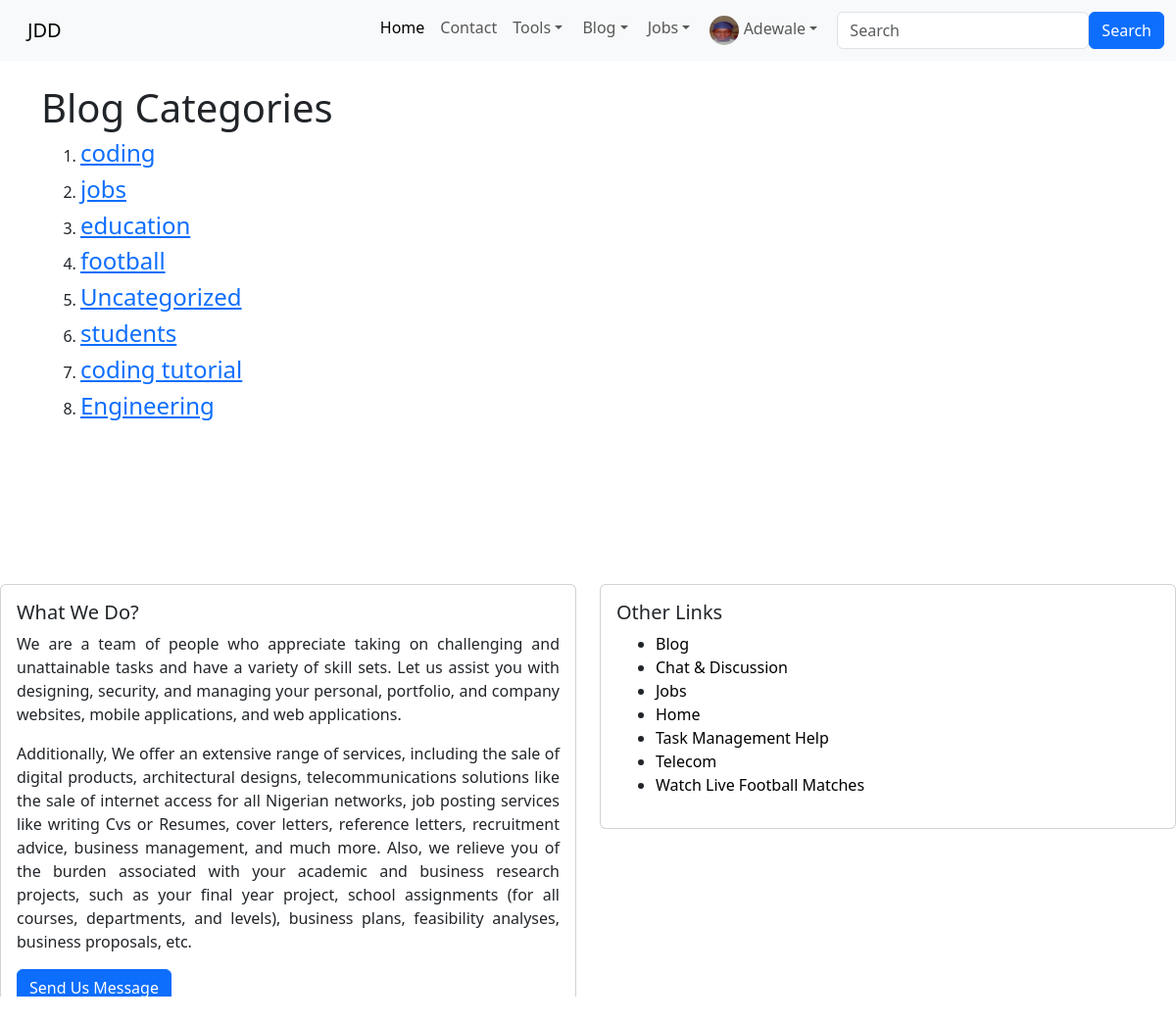
Page /view_category/ (signed in) on the earlier database version.
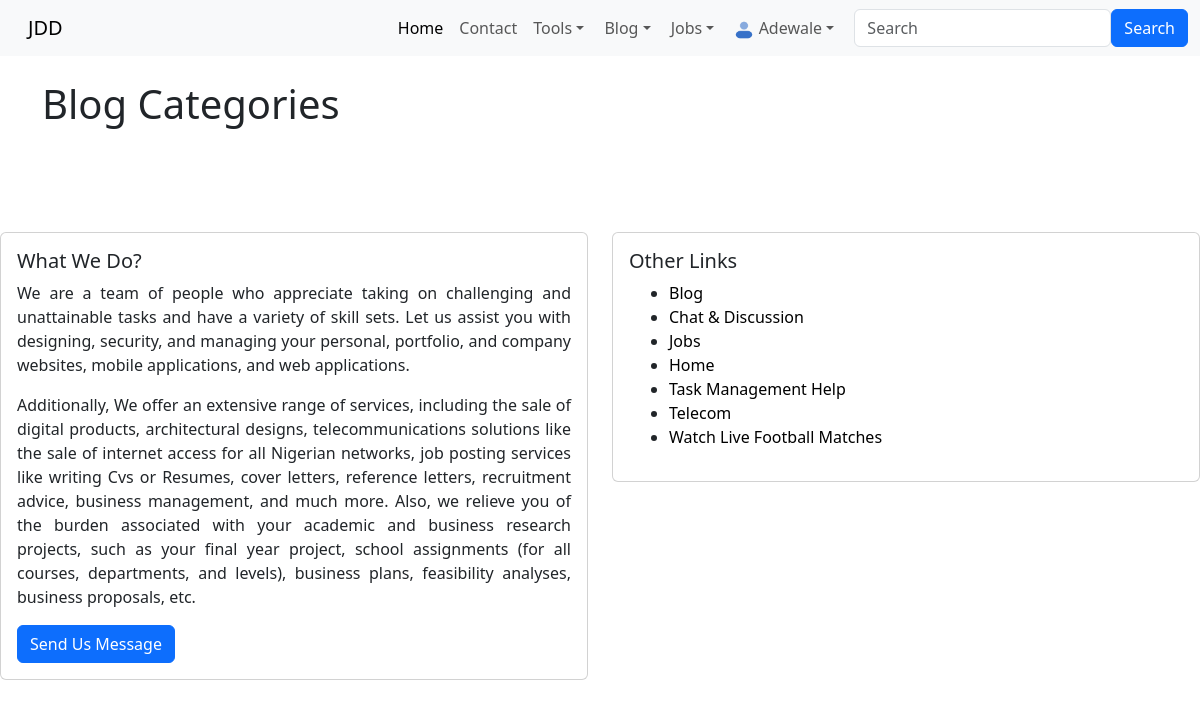
Same page on the later database version.
### index/models.py (models this page shows, shortened)
class Profile(models.Model):
    user = models.OneToOneField(User, null=True, on_delete=models.CASCADE)
    bio = RichTextField(blank=True, null=True)
    profile_pic = models.ImageField(null=True, blank=True, upload_to="images/profile/")
    linkedln_url = models.CharField(max_length=255, blank=True, null=True)
    facebook_url =  models.CharField(max_length=255, blank=True, null=True)
    twitter_url= models.CharField(max_length=255, blank=True, null=True)
    instagram_url =  models.CharField(max_length=255, blank=True, null=True)
    whatsapp_url= models.CharField(max_length=255, blank=True, null=True)
    github_url=  models.CharField(max_length=255, blank=True, null=True)
    website_url= models.CharField(max_length=255, blank=True, null=True)
    email_url= models.CharField(max_length=255, blank=True, null=True)

class BlogCategory(models.Model):
    name = models.CharField(max_length= 150, unique=True)
    class Meta:
        verbose_name_plural = 'Blog Category'
    def __str__(self):
        return self.name

### index/views.py (the view)
# urls.py: path('view_category/', views.ListCategory, name='view_category'),
def ListCategory(request):
    category_list = models.BlogCategory.objects.all()
    return render(request, 'home/category_list.html', {
            'category_list': category_list
    })

### index/templates/home/category_list.html (shortened to what this page needs)
{% extends 'home/base.html' %}
{% block body %}
<h1>Blog Categories</h1>
    {% if category_list %}
        <ol>
            {% for item in category_list %}
            <li>
                <h4><a href="{% url 'index:category_list' item %}">  {{item}} </a></h4>
            </li>
{% endfor %} <br><br>
    </ol>
    {% endif %}
{% endblock %}

### index/templates/home/base.html (shortened to what the changed rows need)
{% load static %}
{% load humanize %}
<!doctype html>
<html lang="en" >
  <head>
    <link rel="stylesheet" href="https://cdn.jsdelivr.net/npm/bootstrap@5.3.0-alpha3/dist/css/bootstrap.rtl.min.css">
  </head>
  <header>
    <nav class="navbar navbar-expand-lg bg-body-tertiary">
      <div class="container-fluid">
        <div class="collapse navbar-collapse" id="navbarSupportedContent">
          <ul class="navbar-nav me-auto mb-2 mb-lg-0">
            {% if user.is_authenticated %}
                  <li class="nav-item dropdown">
                    <a class="nav-link dropdown-toggle" href="" role="button"
                    data-bs-toggle="dropdown" aria-expanded="false">
                    {% if user.profile.profile_pic %}
                    <img src="{{ user.profile.profile_pic.url }}" class="rounded-circle" alt="Author profile image" width="30" height="30"> {{ user }}
                    {% else %}
                        <img src="{% static 'images/profile_user_icon.png' %}" class="rounded-circle" alt="Default profile image" width="20" height="20"> {{user}}
                    {% endif %}
                    </a>
                  </li>
            {% endif %}
          </ul>
        </div>
      </div>
    </nav>
  </header>
  <body>
    <div class="container"> <br>
        {% block body %} {% endblock %}
      </div>
  </body>
</html>

Differences in the rows shown:
removed BlogCategory: name "coding"
removed BlogCategory: name "jobs"
removed BlogCategory: name "education"
removed BlogCategory: name "football"
removed BlogCategory: name "Uncategorized"
removed BlogCategory: name "students"
removed BlogCategory: name "coding tutorial"
removed BlogCategory: name "Engineering"
Other differences:
{{ user }}: (not shown) → "Adewale"
{{ user }}: "Adewale" → (not shown)
